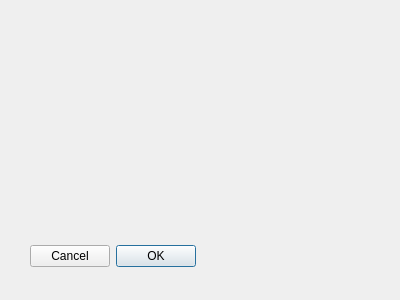
<?xml version="1.0" encoding="UTF-8"?>
<ui version="4.0">
 <class>Dialog</class>
 <widget class="QDialog" name="Dialog">
  <property name="geometry">
   <rect>
    <x>0</x>
    <y>0</y>
    <width>400</width>
    <height>300</height>
   </rect>
  </property>
  <property name="windowTitle">
   <string>Dialog</string>
  </property>
  <widget class="QDialogButtonBox" name="buttonBox">
   <property name="geometry">
    <rect>
     <x>30</x>
     <y>240</y>
     <width>341</width>
     <height>32</height>
    </rect>
   </property>
   <property name="whatsThis">
    <string notr="true"/>
   </property>
   <property name="layoutDirection">
    <enum>Qt::RightToLeft</enum>
   </property>
   <property name="orientation">
    <enum>Qt::Horizontal</enum>
   </property>
   <property name="standardButtons">
    <set>QDialogButtonBox::Cancel|QDialogButtonBox::Ok</set>
   </property>
  </widget>
 </widget>
 <resources/>
 <connections>
  <connection>
   <sender>buttonBox</sender>
   <signal>accepted()</signal>
   <receiver>Dialog</receiver>
   <slot>accept()</slot>
   <hints>
    <hint type="sourcelabel">
     <x>248</x>
     <y>254</y>
    </hint>
    <hint type="destinationlabel">
     <x>157</x>
     <y>274</y>
    </hint>
   </hints>
  </connection>
  <connection>
   <sender>buttonBox</sender>
   <signal>rejected()</signal>
   <receiver>Dialog</receiver>
   <slot>reject()</slot>
   <hints>
    <hint type="sourcelabel">
     <x>316</x>
     <y>260</y>
    </hint>
    <hint type="destinationlabel">
     <x>286</x>
     <y>274</y>
    </hint>
   </hints>
  </connection>
 </connections>
</ui>
